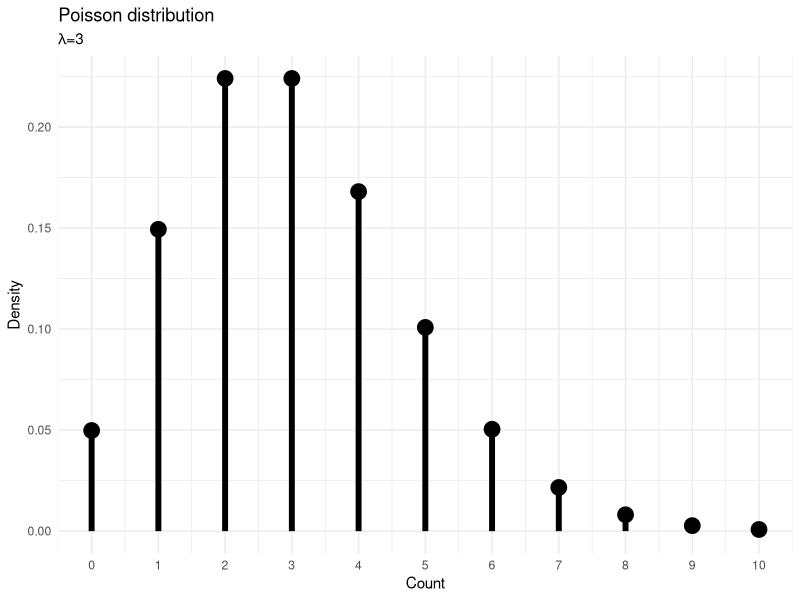
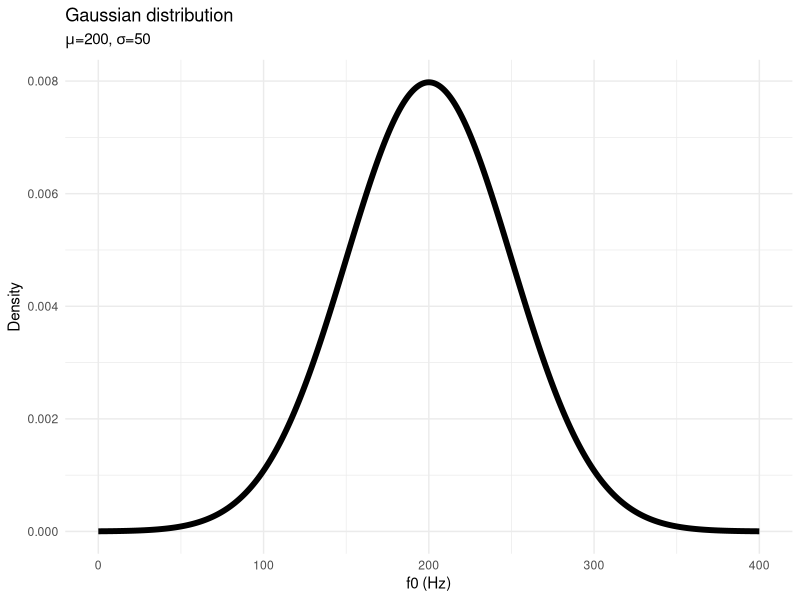
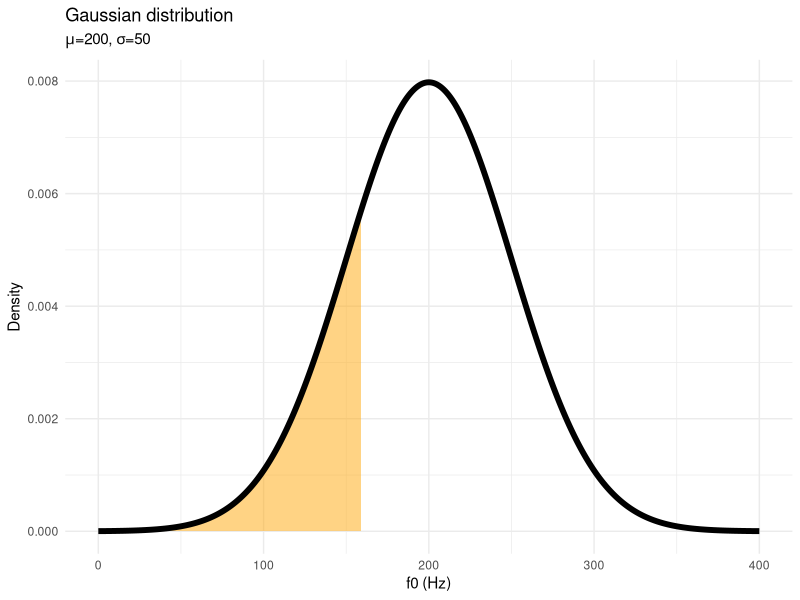
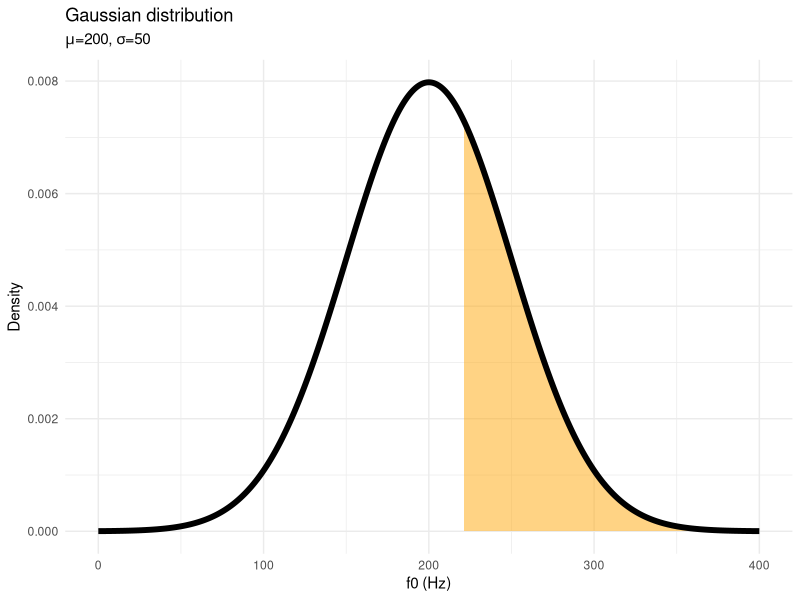
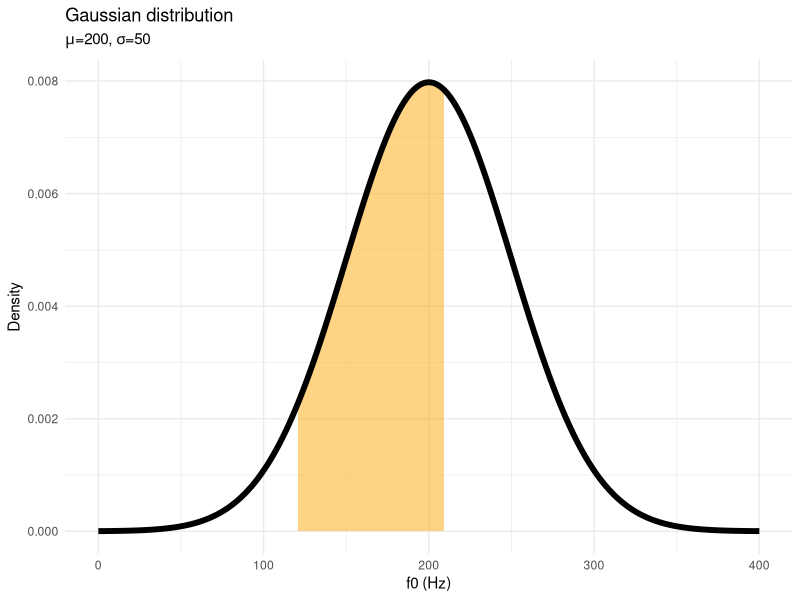
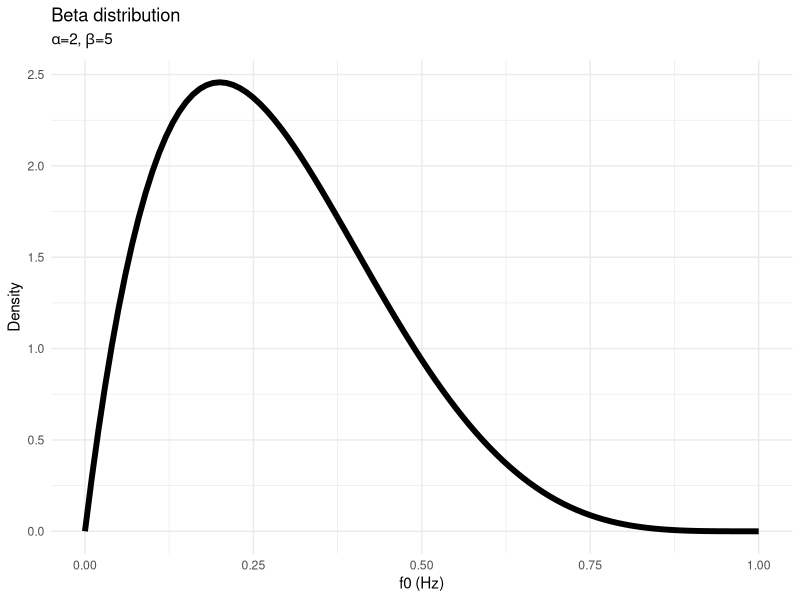
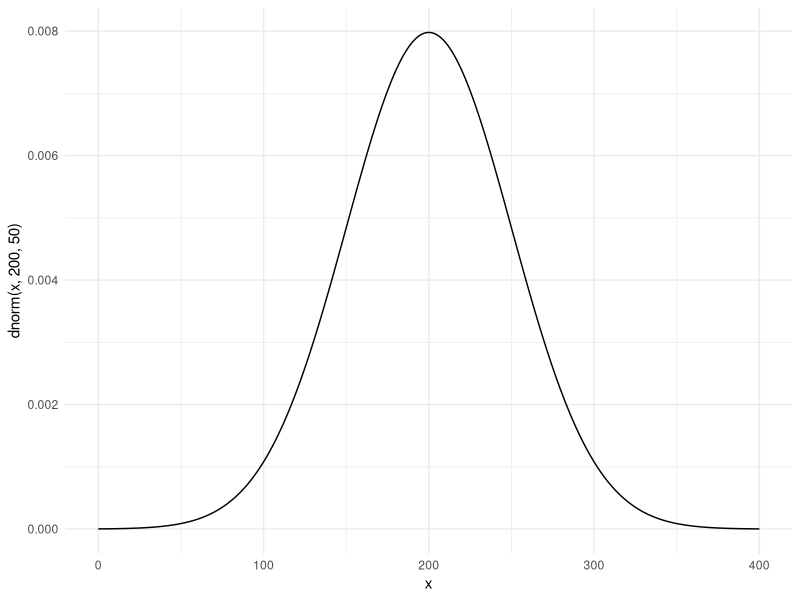

Here is the R script that generated these plots, in order:
## ---- chunk 1
options(htmltools.dir.version = FALSE)
library(tidyverse)
theme_set(theme_minimal())
## ---- chunk 2
x <- seq(0, 10)
y <- dpois(x, 3)
ggplot() +
  aes(x, y) +
  geom_point(size = 5) +
  geom_linerange(aes(xmin = x, xmax = x, ymin = 0, ymax = y), size = 2) +
  scale_x_continuous(n.breaks = 10) +
  labs(
    x = "Count", y = "Density",
    title = "Poisson distribution",
    subtitle = expression(paste(lambda, "=3"))
  )
## ---- chunk 3
x <- seq(0, 400)
ggplot() +
  aes(x = x, y = dnorm(x, 200, 50)) +
  geom_line(size = 2) +
  labs(
    x = "f0 (Hz)", y = "Density",
    title = "Gaussian distribution",
    subtitle = expression(paste(mu, "=200", ", ", sigma, "=50"))
  )
## ---- chunk 4
x <- seq(0, 400)
y = dnorm(x, 200, 50)
ggplot() +
  aes(x, y) +
  geom_ribbon(aes(x = ifelse(x < 160 , x, NA), ymin = 0, ymax = y), alpha = 0.5, fill = "#FFA70B") +
  geom_line(size = 2) +
  labs(
    x = "f0 (Hz)", y = "Density",
    title = "Gaussian distribution",
    subtitle = expression(paste(mu, "=200", ", ", sigma, "=50"))
  )
## ---- chunk 5
x <- seq(0, 400)
y = dnorm(x, 200, 50)
ggplot() +
  aes(x, y) +
  geom_ribbon(aes(x = ifelse(x > 220 , x, NA), ymin = 0, ymax = y), alpha = 0.5, fill = "#FFA70B") +
  geom_line(size = 2) +
  labs(
    x = "f0 (Hz)", y = "Density",
    title = "Gaussian distribution",
    subtitle = expression(paste(mu, "=200", ", ", sigma, "=50"))
  )
## ---- chunk 6
x <- seq(0, 400)
y = dnorm(x, 200, 50)
ggplot() +
  aes(x, y) +
  geom_ribbon(aes(x = ifelse(x > 120 & x < 210 , x, NA), ymin = 0, ymax = y), alpha = 0.5, fill = "#FFA70B") +
  geom_line(size = 2) +
  labs(
    x = "f0 (Hz)", y = "Density",
    title = "Gaussian distribution",
    subtitle = expression(paste(mu, "=200", ", ", sigma, "=50"))
  )
## ---- chunk 7
x <- seq(0, 1, by = 0.01)
ggplot() +
  aes(x = x, y = dbeta(x, 2, 5)) +
  geom_line(size = 2) +
  labs(
    x = "f0 (Hz)", y = "Density",
    title = "Beta distribution",
    subtitle = expression(paste(alpha, "=2", ", ", beta, "=5"))
  )
## ---- chunk 8
x <- seq(0, 400)
ggplot() +
  aes(x = x, y = dnorm(x, 200, 50)) +
  geom_line()
